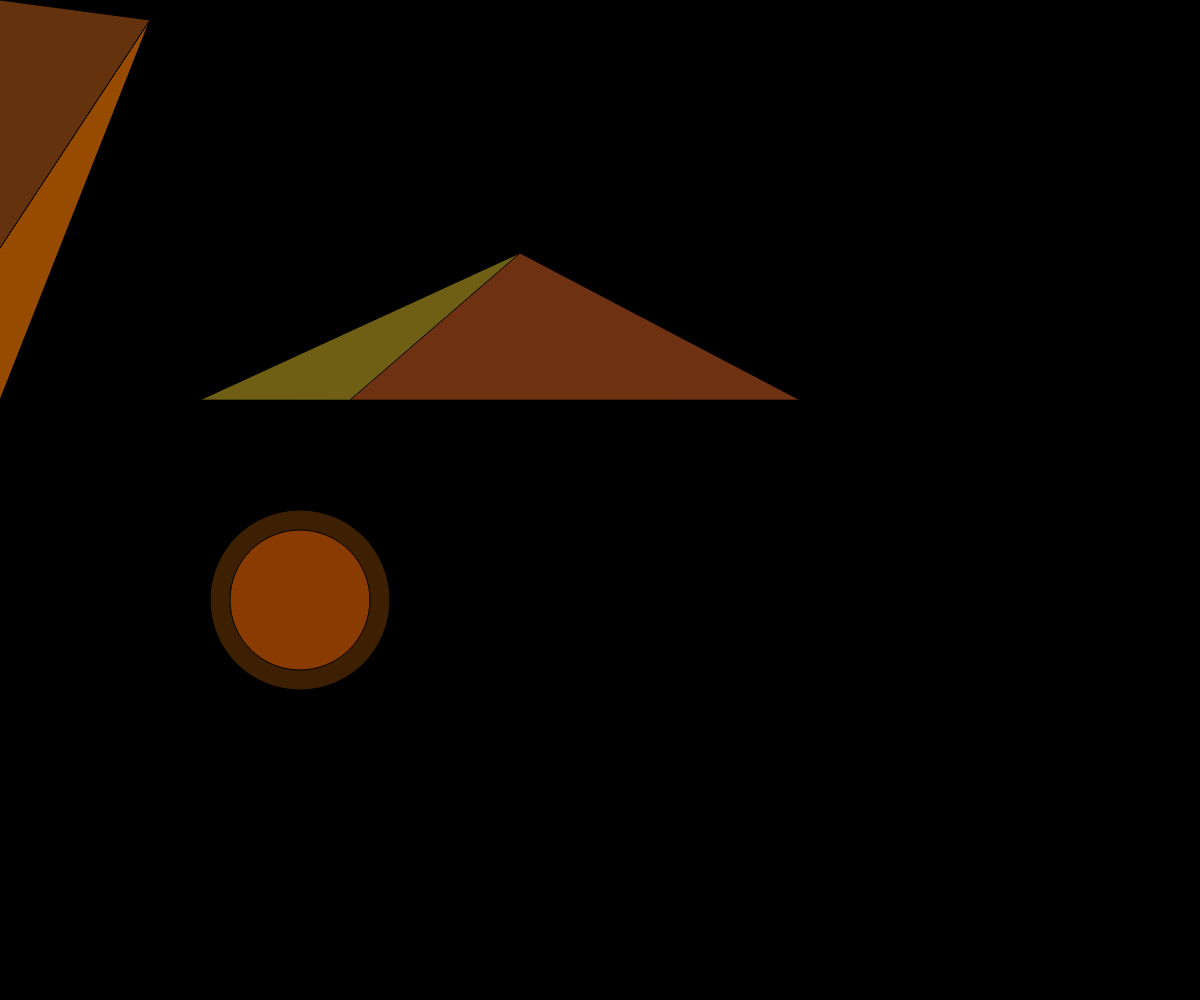
Frame 1 (no input)
Frame 60 (no input): identical to frame 1, image omitted
Frame 120 (the mouse pressed at the canvas centre since frame 60): identical to frame 1, image omitted

The p5.js sketch that drew this single still picture (run headless with seeded random() and noise() and a simulated clock; from frame 60 on, the mouse is pressed at the canvas centre):

// p5.js sketch
// ── sketch.js

let sunHeight = 600;

let redVal = 0;

let greenVal = 0;

function setup() {
  createCanvas(windowWidth,windowHeight);

}

function draw() {

  background(redVal, greenVal, 0);

  fill(255, 135, 5, 60)
  circle(300, sunHeight, 180);
  fill(255, 100, 0, 100);
  circle(300, sunHeight, 140);

  fill(110, 50, 18);
  triangle(200, 400, 520, 253, 800, 400);
  fill(110, 95, 20);
  triangle(200, 400, 520, 253, 350, 400);

  fill(150, 75, 0);
  triangle(-100, 400, 150, 20, 0, 400, 400);
  fill(100, 50, 12);
  triangle(-100, 400, 150, 20, 0, 0, 400);



}
